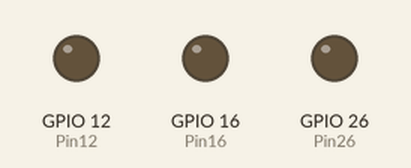
Recording of a program running on a simulated ESP32 board running MicroPython. On the bench: output pins drawn as LEDs (lit = HIGH).

Above: at 0.5 s.
At 1.5 s:
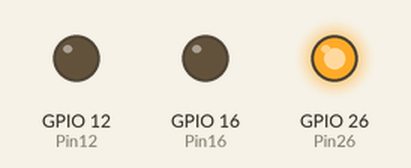
At 3.5 s:
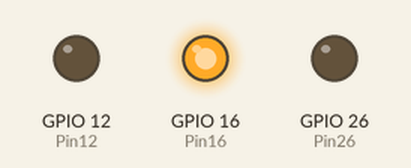
At 5.5 s:
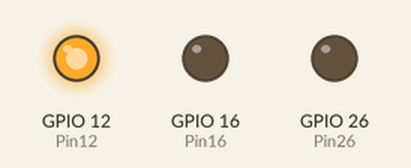
Timing chart, 0 to 6.9 s (numbered marks = the images above):
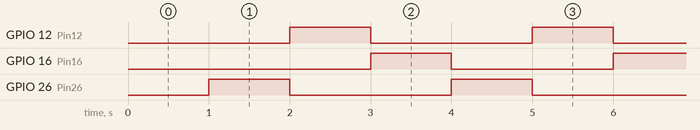

Measured:
- by itself, GPIO 12 (Pin12), GPIO 16 (Pin16), GPIO 26 (Pin26): alternates HIGH for 1.0 s and LOW for 2.0 s
- by itself, everything shown: repeats every 3.0 s, in 3 steps

The program:

try_line.py
```python
from machine import Timer,Pin
import time
timl = Timer(1) #0~3
# red:26 yellow:12 green:16
Pin16 = Pin(16,Pin.OUT)
Pin26 = Pin(26,Pin.OUT)
Pin12 = Pin(12,Pin.OUT)
# mode=Timer.ONE_SHOT

time_line = 3
def changeLine(x):
    global time_line
    if time_line % 3==0:
        Pin26.value(1)
    else:
        Pin26.value(0)
    if time_line % 3==1:
        Pin12.value(1)
    else:
        Pin12.value(0)
    if time_line % 3==2:
        Pin16.value(1)
    else:
        Pin16.value(0)
    time_line += 1
    time.sleep(1)

timl=Timer(1)
timl.init(period=1000,mode=Timer.PERIODIC,callback=changeLine)
try:
    while 1:
        pass
except:
    tim1.deinit()
    print('stopping')
```
